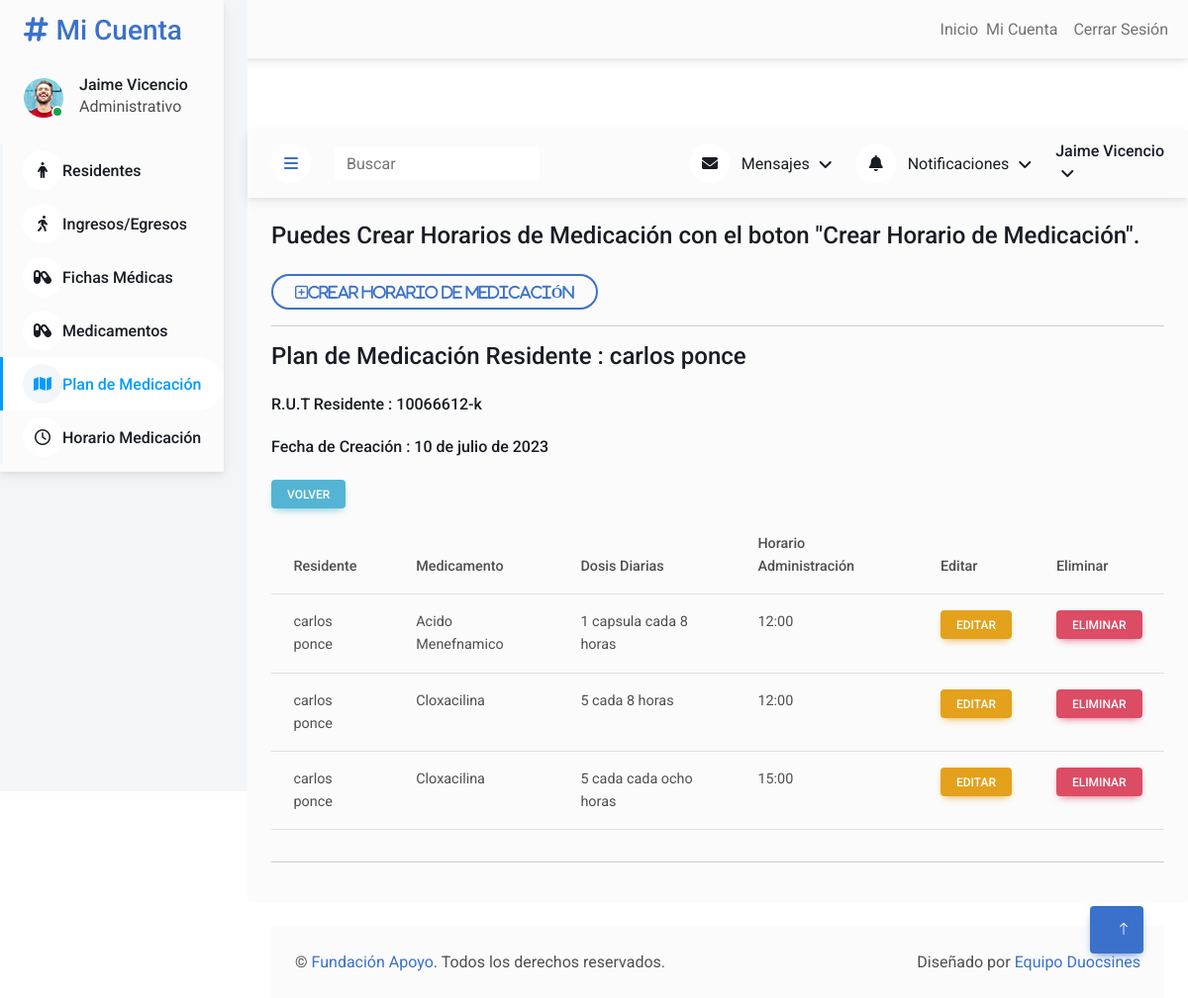
The page /users/planmedicacion/details/2/ (signed in) on the database its author committed.
### users/models.py (models this page shows, shortened)
class PlanMedicacion(models.Model):
    residente = models.OneToOneField('Residente', on_delete=models.CASCADE)
    fecha_inicio = models.DateField()
    medicamentos = models.ManyToManyField(Medicamento, through='DosisMedicamento')
    def get_absolute_url(self):
        return reverse("users:users-planmedicacion-list")

class Residente(models.Model):
    nombre_apellido = models.CharField(max_length=100)
    rut = models.CharField(max_length=20)
    nacionalidad = models.CharField(max_length=50, default='Chileno/a')
    fecha_nacimiento = models.DateField()
    estado_civil = models.CharField(max_length=20, choices=ESTADO_CIVIL_CHOICES)
    genero = models.CharField(max_length=1, choices=GENERO_CHOICES)
    direccion = models.CharField(max_length=200)
    comuna = models.CharField(max_length=100)
    celular = models.CharField(max_length=20)
    estado_en_hogar = models.CharField(max_length=1, choices=ESTADO_EN_HOGAR_CHOICES, default='I')
    fecha_admision = models.DateField(null=True, blank=True)
    fecha_egreso = models.DateField(null=True, blank=True)

class DosisMedicamento(models.Model):
    plan_medicacion = models.ForeignKey(PlanMedicacion, on_delete=models.CASCADE)
    medicamento = models.ForeignKey(Medicamento, on_delete=models.CASCADE)
    dosis_diarias = models.CharField(max_length=100)
    hora_administracion = models.TimeField()
    def get_update_url(self):
        return reverse("users:users-dosismedicamento-update", kwargs={'pk': self.pk})

class Medicamento(models.Model):
    nombre = models.CharField(max_length=100)
    compuesto = models.CharField(max_length=100)
    dosis = models.CharField(max_length=100)

### users/views.py (the view)
# urls.py: path('planmedicacion/details/<int:pk>/', PlanMedicacionDetailView.as_view(), name='users-planmedicacion-detail'),
class PlanMedicacionDetailView(LoginRequiredMixin, StaffRequiredMixin, DetailView):
    template_name = 'users/planmedicacion_detail.html'
    model = PlanMedicacion
    context_object_name = 'plan_medicacion'  # Singular context name
    def get_context_data(self, **kwargs):
        context = super().get_context_data(**kwargs)
        plan_medicacion = self.object  # Retrieve the PlanMedicacion instance
        dosis_medicamentos = plan_medicacion.dosismedicamento_set.all()  # Retrieve all DosisMedicamento objects
        context['dosis_medicamentos'] = dosis_medicamentos  # Add the dosis_medicamentos to the context
        return context

### users/mixins.py (called while the page is built)
    def dispatch(self, request, *args, **kwargs):
        if not request.user.is_authenticated or not request.user.is_staff:
            raise PermissionDenied
        return super().dispatch(request, *args, **kwargs)

### users/templates/users/planmedicacion_detail.html (shortened to what this page needs)
{% extends "users/base.html" %}
{% load static %}
{% load crispy_forms_tags %}
{% block content %}
<div class="container-xxl position-relative bg-white d-flex p-0">
        <div class="sidebar pe-4 pb-3">
            <nav class="navbar bg-light navbar-light">
                <a href="{% url 'users:users-residente-list' %}" class="navbar-brand mx-4 mb-3">
                    <h3 class="text-primary"><i class="fa fa-hashtag me-2"></i>Mi Cuenta</h3>
                </a>
                <div class="d-flex align-items-center ms-4 mb-4">
                    <div class="position-relative">
                        <img class="rounded-circle" src="{% static 'users/img/user.jpg' %}" alt="" style="width: 40px; height: 40px;">
                        <div class="bg-success rounded-circle border border-2 border-white position-absolute end-0 bottom-0 p-1"></div>
                    </div>
                    <div class="ms-3">
                        <h6 class="mb-0"> {{ request.user.first_name|capfirst }} {{ request.user.last_name|capfirst }}</h6>
                        {% if request.user.groups.first %}
                        <span class="d-none d-lg-inline-flex">{{ request.user.groups.first.name }}</span>
                        {% else %}
                        <span class="d-none d-lg-inline-flex">Sin grupo Asignado</span>
                        {% endif %}
                    </div>
                </div>
                <div class="navbar-nav w-100">
                    <a href="{% url 'users:users-residente-list' %}" class="nav-item nav-link"><i class="fa-solid fa-person"></i>Residentes</a>
                    <a href="{% url 'users:users-residente-ingreso-egreso-list' %}" class="nav-item nav-link "><i class="fa-solid fa-person-walking"></i></i>Ingresos/Egresos</a>
                    <a href="{% url 'users:users-fichamedica-list' %}" class="nav-item nav-link"><i class="fa-solid fa-capsules"></i>Fichas Médicas</a>
                    <a href="{% url 'users:users-medicamento-list' %}" class="nav-item nav-link "><i class="fa-solid fa-capsules"></i>Medicamentos</a>
                    <a href="{% url 'users:users-planmedicacion-list' %}" class="nav-item nav-link active"><i class="fa-solid fa-map"></i></i>Plan de Medicación</a>
                    <a href="{% url 'users:users-dosismedicamento-list' %}" class="nav-item nav-link"><i class="fa-regular fa-clock"></i>Horario Medicación</a>
                </div>
            </nav>
        </div>
<div class="content">
    <nav class="navbar navbar-expand bg-light navbar-light sticky-top px-4 py-0">
        <a href="#" class="sidebar-toggler flex-shrink-0">
            <i class="fa fa-bars"></i>
        </a>
        <form class="d-none d-md-flex ms-4">
            <input class="form-control border-0" type="search" placeholder="Buscar">
        </form>
        <div class="navbar-nav align-items-center ms-auto">
            <div class="nav-item dropdown">
                <a href="#" class="nav-link dropdown-toggle" data-bs-toggle="dropdown">
                    <i class="fa fa-envelope me-lg-2"></i>
                    <span class="d-none d-lg-inline-flex">Mensajes</span>
                </a>
            </div>
            <div class="nav-item dropdown">
                <a href="#" class="nav-link dropdown-toggle" data-bs-toggle="dropdown">
                    <i class="fa fa-bell me-lg-2"></i>
                    <span class="d-none d-lg-inline-flex">Notificaciones</span>
                </a>
            </div>
            <div class="nav-item dropdown">
                <a href="#" class="nav-link dropdown-toggle" data-bs-toggle="dropdown">
                    <h6 class="mb-0"> {{ request.user.first_name|capfirst }} {{ request.user.last_name|capfirst }}</h6>
                </a>
            </div>
        </div>
    </nav>
            <div class="col-12">
                <div class="bg-light rounded h-100 p-4">
                    <h4 class="mb-4">Puedes Crear Horarios de Medicación con el boton "Crear Horario de Medicación".</h4>
                    <a href="{% url 'users:users-dosismedicamentoresidente-create' plan_medicacion.pk %}" class="btn btn-outline-primary btn-rounded"><i class="fa-regular fa-square-plus fa-lg"><strong>Crear Horario de Medicación</strong></i></a>
                    <hr>
                        <h4 class="mb-4">Plan de Medicación Residente :  {{ plan_medicacion.residente.nombre_apellido }}</h4>
                        <h6 class="mb-4">R.U.T Residente :  {{ plan_medicacion.residente.rut }}</h6>
                        <h6 class="mb-4">Fecha de Creación :  {{ plan_medicacion.fecha_inicio }}</h6>
                        <h6><a href="{{ plan_medicacion.get_absolute_url }}" class="btn btn-sm btn-info mt-auto">Volver</a></h6>
                            <div class="table-responsive">
                                <table class="table">
                                    <thead>
                                        <tr>
                                            <th scope="col">Residente</th>
                                            <th scope="col">Medicamento</th>
                                            <th scope="col">Dosis Diarias</th>
                                            <th scope="col">Horario Administración</th>
                                            <th scope="col">Editar</th>
                                            <th scope="col">Eliminar</th>
                                        </tr>
                                    </thead>
                                    <tbody>
                                        {% for dosis_medicamento in dosis_medicamentos %}
                                            <tr>
                                                <td>{{ plan_medicacion.residente.nombre_apellido }}</td>
                                                <td>{{ dosis_medicamento.medicamento.compuesto }}</td>
                                                <td>{{ dosis_medicamento.dosis_diarias }}</td>
                                                <td>{{ dosis_medicamento.hora_administracion }}</td>
                                                <td><h6><a href="{{ dosis_medicamento.get_update_url }}" class="btn btn-sm btn-warning mt-auto">Editar</a></h6></td>
                                                <td><h6>
                                                <form method="post" action="{% url 'users:users-dosismedicamento-delete' dosis_medicamento.pk %}">
                                                    <button type="submit" class="btn btn-sm btn-danger mt-auto" onclick="return confirm('¿Estás seguro de eliminar el Horario de Medicación?')">Eliminar</button>
                                                </form>
                                                </h6></td>
                                        {% endfor %}
                                    </tbody>
                                </table>
                            </div>
                        <hr>
                </div>
            </div>
            <div class="container-fluid pt-4 px-4">
                <div class="bg-light rounded-top p-4">
                    <div class="row">
                        <div class="col-12 col-sm-6 text-center text-sm-start">
                            &copy; <a href="#">Fundación Apoyo</a>. Todos los derechos reservados.
                        </div>
                        <div class="col-12 col-sm-6 text-center text-sm-end">
                            Diseñado por <a href="#">Equipo Duocsines</a>
                        </div>
                    </div>
                </div>
            </div>
        </div>
    <a href="#" class="btn btn-lg btn-primary btn-lg-square back-to-top"><i class="bi bi-arrow-up"></i></a>
</div>
{% endblock content %}

### users/static/users/css/style.css (style rules this page uses)
:root { --primary: #009CFF; --light: #F3F6F9; --dark: #191C24; }
.back-to-top { position: fixed; display: none; right: 45px; bottom: 45px; z-index: 99; }
.btn { transition: .5s; }
.btn.btn-primary { color: #FFFFFF; }
.btn-lg-square { width: 48px; height: 48px; }
.btn-square, .btn-sm-square, .btn-lg-square { padding: 0; display: inline-flex; align-items: center; justify-content: center; font-weight: normal; border-radius: 50px; }
.sidebar { position: fixed; top: 0; left: 0; bottom: 0; width: 250px; height: 100vh; overflow-y: auto; background: var(--light); transition: 0.5s; z-index: 999; }
.content { margin-left: 250px; min-height: 100vh; background: #FFFFFF; transition: 0.5s; }
@media (min-width: 992px) { .sidebar { margin-left: 0; } }
@media (min-width: 992px) { .content { width: calc(100% - 250px); } }
.sidebar .navbar .navbar-nav .nav-link { padding: 7px 20px; color: var(--dark); font-weight: 500; border-left: 3px solid var(--light); border-radius: 0 30px 30px 0; outline: none; }
.sidebar .navbar .navbar-nav .nav-link:hover, .sidebar .navbar .navbar-nav .nav-link.active { color: var(--primary); background: #FFFFFF; border-color: var(--primary); }
.sidebar .navbar .navbar-nav .nav-link i { width: 40px; height: 40px; display: inline-flex; align-items: center; justify-content: center; background: #FFFFFF; border-radius: 40px; }
.sidebar .navbar .navbar-nav .nav-link:hover i, .sidebar .navbar .navbar-nav .nav-link.active i { background: var(--light); }
.content .navbar .navbar-nav .nav-link { margin-left: 25px; padding: 12px 0; color: var(--dark); outline: none; }
.content .navbar .sidebar-toggler, .content .navbar .navbar-nav .nav-link i { width: 40px; height: 40px; display: inline-flex; align-items: center; justify-content: center; background: #FFFFFF; border-radius: 40px; }
.content .navbar .dropdown-toggle::after { margin-left: 6px; vertical-align: middle; border: none; content: "\f107"; font-family: "Font Awesome 5 Free"; font-weight: 900; transition: .5s; }

### rows shown on the page
PlanMedicacion: residente.nombre_apellido "carlos ponce", residente.rut "10066612-k", fecha_inicio "10 de julio de 2023"
DosisMedicamento: medicamento.compuesto "Acido Menefnamico", dosis_diarias "1 capsula cada 8 horas", hora_administracion "12:00"
DosisMedicamento: medicamento.compuesto "Cloxacilina", dosis_diarias "5 cada 8 horas", hora_administracion "12:00"
DosisMedicamento: medicamento.compuesto "Cloxacilina", dosis_diarias "5 cada cada ocho horas", hora_administracion "15:00"

### other values the page prints
{{ request.user.first_name|capfirst }} "Jaime"
{{ request.user.last_name|capfirst }} "Vicencio"
{{ request.user.groups.first.name }} "Administrativo"
